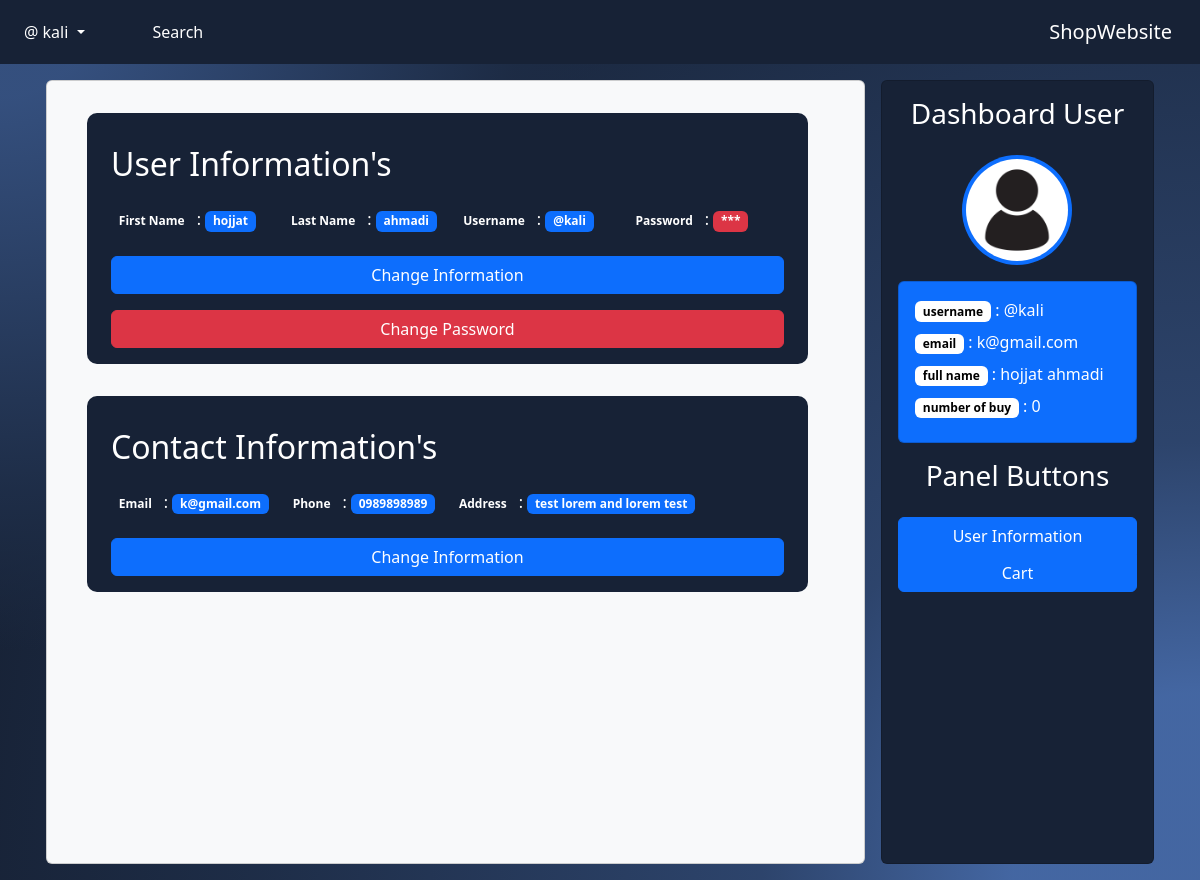
/accounts/profile/ (signed in), run on an earlier commit of the app's database.
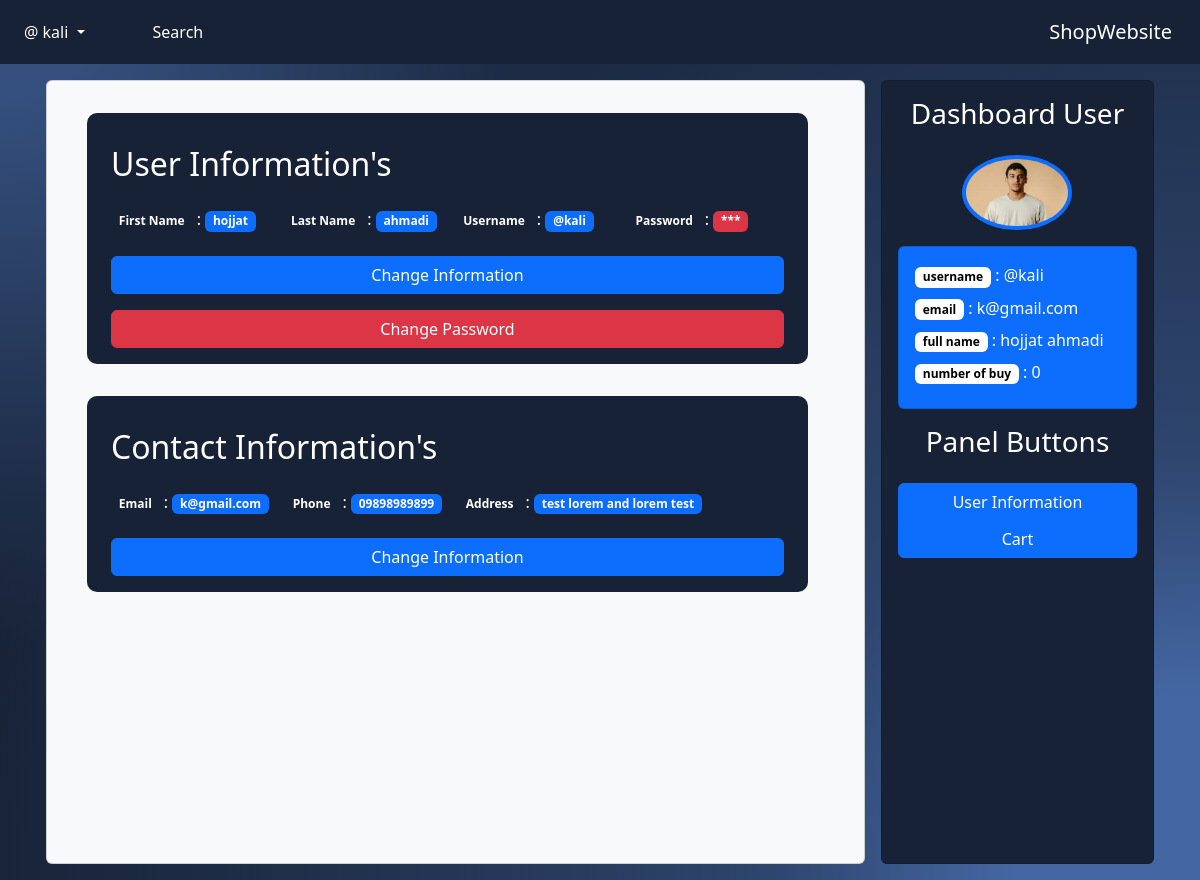
And on a later commit of the database.
### Accounts/models.py (models this page shows)
class Profile(models.Model):
    user = models.OneToOneField(User, on_delete=models.CASCADE)
    img = models.ImageField(upload_to='accounts/profile_pics/', default='accounts/default_avatar.jpg')
    number_buy = models.PositiveSmallIntegerField(default=0)
    phone = models.CharField(max_length=20, null=True, blank=True)
    address = models.CharField(max_length=100, null=True, blank=True)

### Accounts/views.py (the view)
# urls.py: path("profile/", ProfileView.as_view(), name="profile_accounts"),
class ProfileView(LoginRequiredMixin,View):
    template_name = "Accounts/profile_info_accounts.html"
    def get(self, request):
        user = request.user
        profile = get_object_or_404(Profile, user=user)
        return render(request, self.template_name, {"profile": profile})

### Accounts/templates/Accounts/profile_info_accounts.html (shortened to what the changed rows need)
{% extends 'base.html' %}
{% block content %}
    <div class="container p-2 d-flex gap-3" style="height: 100vh">
        <main class="w-75 h-100 card p-5 gap-5 bg-body-tertiary">
            <div class="w-100 p-3 row g-3" style="color:white; border-radius: 10px; background-color: hsl(218, 41%, 15%);">
                <h2>User Information's</h2>
                <div class="d-inline col">
                    <h4 class="badge dark-mode">First Name</h4>
                    <span>:</span>
                    <span class="badge bg-primary">
                        {% if profile.user.first_name %}
                            {{ profile.user.first_name }}
                        {% else %}
                            ---
                        {% endif %}
                    </span>
                </div>
                <div class="d-inline col">
                    <h4 class="badge">Last Name</h4>
                    <span>:</span>
                    <span class="badge bg-primary">
                        {% if profile.user.last_name %}
                            {{ profile.user.last_name }}
                        {% else %}
                            ---
                        {% endif %}
                    </span>
                </div>
                <div class="d-inline col">
                    <h4 class="badge">Username</h4>
                    <span>:</span>
                    <span class="badge bg-primary">
                        @{{ profile.user.username }}
                    </span>
                </div>
            </div>
            <div class="w-100 p-3 row g-3" style="color:white; border-radius: 10px; background-color: hsl(218, 41%, 15%);">
                <h2>Contact Information's</h2>
                <div class="d-inline col-auto">
                    <h4 class="badge">Email</h4>
                    <span>:</span>
                    <span class="badge bg-primary">
                        {{ profile.user.email }}
                    </span>
                </div>
                <div class="d-inline col-auto">
                    <h4 class="badge">Phone</h4>
                    <span>:</span>
                    <span class="badge bg-primary">
                        {{ profile.phone }}
                    </span>
                </div>
                <div class="d-inline col-auto">
                    <h4 class="badge">Address</h4>
                    <span>:</span>
                    <span class="badge bg-primary">
                        {{ profile.address }}
                    </span>
                </div>
            </div>
        </main>
        <aside class="w-25 h-100 card p-3 d-flex flex-column justify-content-start align-items-center gap-3" style="color:white;background-color: hsl(218, 41%, 15%);">
            <h3>
                Dashboard User
            </h3>
            <img src="{{ profile.img.url }}" class="rounded-circle p-1 bg-primary" width="110"/>
            <div class="card bg-primary w-100 p-3" style="color: white">
                <div class="d-inline">
                    <h4 class="badge bg-white" style="color: black">username</h4>
                    <span>:</span>
                    <span>@{{ profile.user.username }}</span>
                </div>
                <div class="d-inline">
                    <h4 class="badge bg-white" style="color: black">email</h4>
                    <span>:</span>
                    <span>{{ profile.user.email }}</span>
                </div>
                {% if profile.user.first_name or profile.user.last_name %}
                    <div class="d-inline">
                        <h4 class="badge bg-white" style="color: black">full name</h4>
                        <span>:</span>
                        <span>{{ profile.user.first_name }} {{ profile.user.last_name }}</span>
                    </div>
                {% endif %}
                <div class="d-inline">
                    <h4 class="badge bg-white" style="color: black">number of buy</h4>
                    <span>:</span>
                    <span>{{ profile.number_buy }}</span>
                </div>
            </div>
            <h3>Panel Buttons</h3>
            <div class="btn-group-vertical w-100" role="group" aria-label="Vertical radio toggle button group">
                <a href="{% url "accounts:profile_accounts" %}" class="btn btn-primary">User Information</a>
                <a href="{% url "accounts:profile_cart_accounts" %}" class="btn btn-primary">Cart</a>
            </div>
        </aside>
    </div>
{% endblock %}

What changed in the data, as far as the page shows it:
changed Profile "test lorem and lorem test": phone "0989898989" → "09898989899"; img: picture added in place of a placeholder
